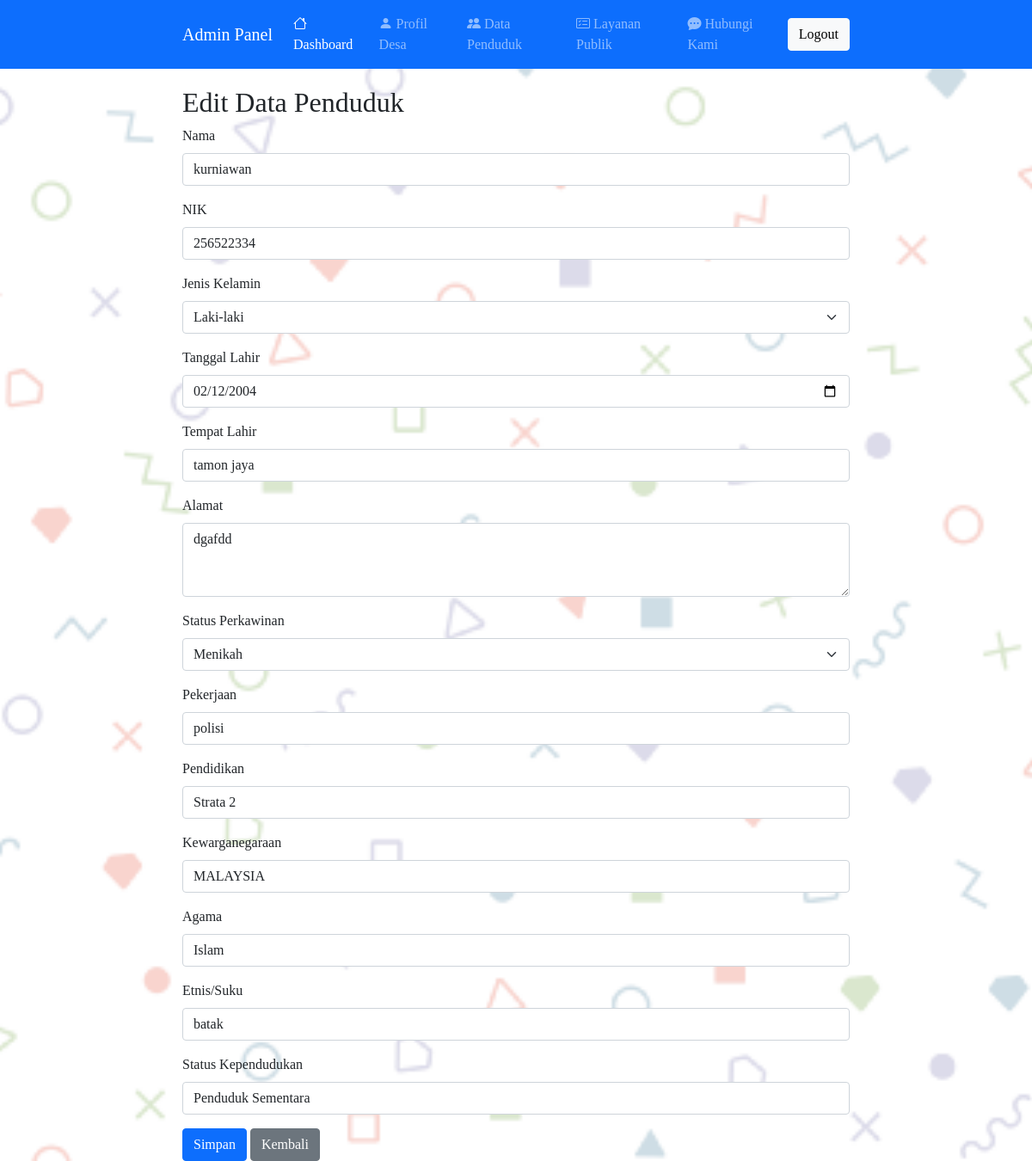
Screenshot of /admin/edit_data.php?id=9 (signed in) with the database file from the repository.
### tables this page shows
CREATE TABLE `penduduk_desa` (
  `id` int(11) NOT NULL,
  `nama` varchar(100) NOT NULL,
  `NIK` varchar(50) NOT NULL,
  `jenis_kelamin` enum('Laki-laki','Perempuan') NOT NULL,
  `tanggal_lahir` date NOT NULL,
  `tempat_lahir` varchar(100) NOT NULL,
  `alamat` text NOT NULL,
  `status_perkawinan` enum('Belum Menikah','Menikah','Cerai') NOT NULL,
  `pekerjaan` varchar(100) NOT NULL,
  `pendidikan` varchar(100) NOT NULL,
  `kewarganegaraan` varchar(100) NOT NULL,
  `agama` varchar(100) NOT NULL,
  `etnis_suku` varchar(100) NOT NULL,
  `status_kependudukan` enum('Penduduk Tetap','Penduduk Sementara') NOT NULL
);

### admin/edit_data.php (the view, shortened to what this page needs)
<?php
include '../includes/db.php';
$id = $_GET['id'];
$query = "SELECT * FROM penduduk_desa WHERE id = '$id'";
$result = mysqli_query($koneksi, $query);
$penduduk = mysqli_fetch_assoc($result);
?>
<!DOCTYPE html>
<html>
<head>
  <link rel="stylesheet" type="text/css" href="https://cdnjs.cloudflare.com/ajax/libs/bootstrap/5.0.2/css/bootstrap.min.css">
  <link rel="stylesheet" type="text/css" href="https://cdnjs.cloudflare.com/ajax/libs/bootstrap-icons/1.6.0/font/bootstrap-icons.min.css">
</head>
<body>
  <header>
    <nav class="navbar navbar-expand-lg navbar-dark bg-primary">
        <div class="container">
            <a class="navbar-brand" href="index.php">Admin Panel</a>
            <div class="collapse navbar-collapse" id="navbarNav">
                <ul class="navbar-nav ms-auto">
                    <li class="nav-item">
                        <a class="nav-link active" aria-current="page" href="dashboard.php"><i
                                class="bi bi-house"></i> Dashboard</a>
                    </li>
                    <li class="nav-item">
                        <a class="nav-link" href="profile.php"><i class="bi bi-person-fill"></i> Profil Desa</a>
                    </li>
                    <li class="nav-item">
                        <a class="nav-link" href="population.php"><i class="bi bi-people-fill"></i> Data Penduduk</a>
                    </li>
                    <li class="nav-item">
                        <a class="nav-link" href="public_services.php"><i class="bi bi-card-checklist"></i> Layanan
                            Publik</a>
                    </li>
                    <li class="nav-item">
                        <a class="nav-link" href="contact.php"><i class="bi bi-chat-dots-fill"></i> Hubungi Kami</a>
                    </li>
                </ul>
                <a href="logout.php" class="btn btn-light">Logout</a>
            </div>
        </div>
    </nav>
</header>
  <div class="container">
    <h2 class="section-title">Edit Data Penduduk</h2>
    <form method="post">
      <div class="mb-3">
        <label for="nama" class="form-label">Nama</label>
        <input type="text" class="form-control" id="nama" name="nama" value="<?php echo $penduduk['nama']; ?>" required>
      </div>
      <div class="mb-3">
        <label for="NIK" class="form-label">NIK</label>
        <input type="text" class="form-control" id="NIK" name="NIK" value="<?php echo $penduduk['NIK']; ?>" required>
      </div>
      <div class="mb-3">
        <label for="jenis_kelamin" class="form-label">Jenis Kelamin</label>
        <select class="form-select" id="jenis_kelamin" name="jenis_kelamin" required>
          <option value="Laki-laki" <?php if ($penduduk['jenis_kelamin'] === 'Laki-laki') echo 'selected'; ?>>Laki-laki</option>
        </select>
      </div>
      <div class="mb-3">
        <label for="tanggal_lahir" class="form-label">Tanggal Lahir</label>
        <input type="date" class="form-control" id="tanggal_lahir" name="tanggal_lahir" value="<?php echo $penduduk['tanggal_lahir']; ?>" required>
      </div>
      <div class="mb-3">
        <label for="tempat_lahir" class="form-label">Tempat Lahir</label>
        <input type="text" class="form-control" id="tempat_lahir" name="tempat_lahir" value="<?php echo $penduduk['tempat_lahir']; ?>" required>
      </div>
      <div class="mb-3">
        <label for="alamat" class="form-label">Alamat</label>
        <textarea class="form-control" id="alamat" name="alamat" rows="3" required><?php echo $penduduk['alamat']; ?></textarea>
      </div>
      <div class="mb-3">
        <label for="status_perkawinan" class="form-label">Status Perkawinan</label>
        <select class="form-select" id="status_perkawinan" name="status_perkawinan" required>
          <option value="Menikah" <?php if ($penduduk['status_perkawinan'] === 'Menikah') echo 'selected'; ?>>Menikah</option>
        </select>
      </div>
      <div class="mb-3">
        <label for="pekerjaan" class="form-label">Pekerjaan</label>
        <input type="text" class="form-control" id="pekerjaan" name="pekerjaan" value="<?php echo $penduduk['pekerjaan']; ?>" required>
      </div>
      <div class="mb-3">
        <label for="pendidikan" class="form-label">Pendidikan</label>
        <input type="text" class="form-control" id="pendidikan" name="pendidikan" value="<?php echo $penduduk['pendidikan']; ?>" required>
      </div>
      <div class="mb-3">
        <label for="kewarganegaraan" class="form-label">Kewarganegaraan</label>
        <input type="text" class="form-control" id="kewarganegaraan" name="kewarganegaraan" value="<?php echo $penduduk['kewarganegaraan']; ?>" required>
      </div>
      <div class="mb-3">
        <label for="agama" class="form-label">Agama</label>
        <input type="text" class="form-control" id="agama" name="agama" value="<?php echo $penduduk['agama']; ?>" required>
      </div>
      <div class="mb-3">
        <label for="etnis_suku" class="form-label">Etnis/Suku</label>
        <input type="text" class="form-control" id="etnis_suku" name="etnis_suku" value="<?php echo $penduduk['etnis_suku']; ?>" required>
      </div>
      <div class="mb-3">
        <label for="status_kependudukan" class="form-label">Status Kependudukan</label>
        <input type="text" class="form-control" id="status_kependudukan" name="status_kependudukan" value="<?php echo $penduduk['status_kependudukan']; ?>" required>
      </div>
      <button type="submit" name="submit" class="btn btn-primary">Simpan</button>
      <a href="population.php" class="btn btn-secondary">Kembali</a>
    </form>
  </div>
</body>
</html>

### admin/edit_data.php (style rules this page uses)
body { padding-top: 20px; font-family: 'Times New Roman', sans-serif; }
body { background-image: url('../images/saya.png'); background-repeat: no-repeat; background-size: cover; background-position: center; }
header { position: fixed; top: 0; left: 0; right: 0; z-index: 999; }
.section-title { margin-top: 80px; }
.container { max-width: 800px; }

### rows the page displays
penduduk_desa: nama "kurniawan", NIK "256522334", jenis_kelamin "Laki-laki", tanggal_lahir "02/12/2004", tempat_lahir "tamon jaya", alamat "dgafdd", status_perkawinan "Menikah", pekerjaan "polisi", pendidikan "Strata 2", kewarganegaraan "MALAYSIA", agama "Islam", etnis_suku "batak", status_kependudukan "Penduduk Sementara"
